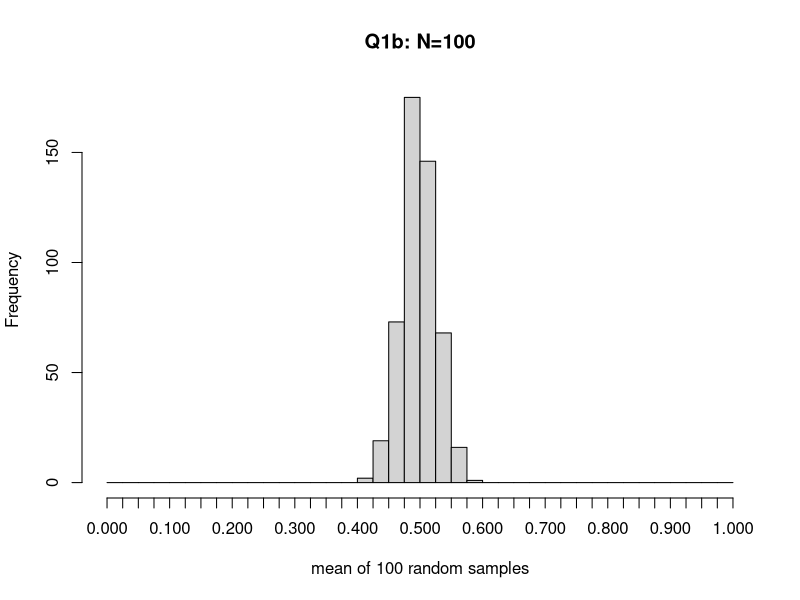

This figure's R source:
# BLG 527E Machine Learning HW1 Q1b
# Author: Tugrul Yatagan 504161551

i <- 500
N <- 100
x <- replicate(i, mean(runif(N)))

hist(x,
     breaks=c(seq(0, 1, 0.025)),
     xlim=c(0, 1),
     axes = F,
     xlab = sprintf("mean of %d random samples", N),
     main = sprintf("Q1b: N=%d", N))

axis(1, at=seq(0, 1, 0.025))
axis(2)
